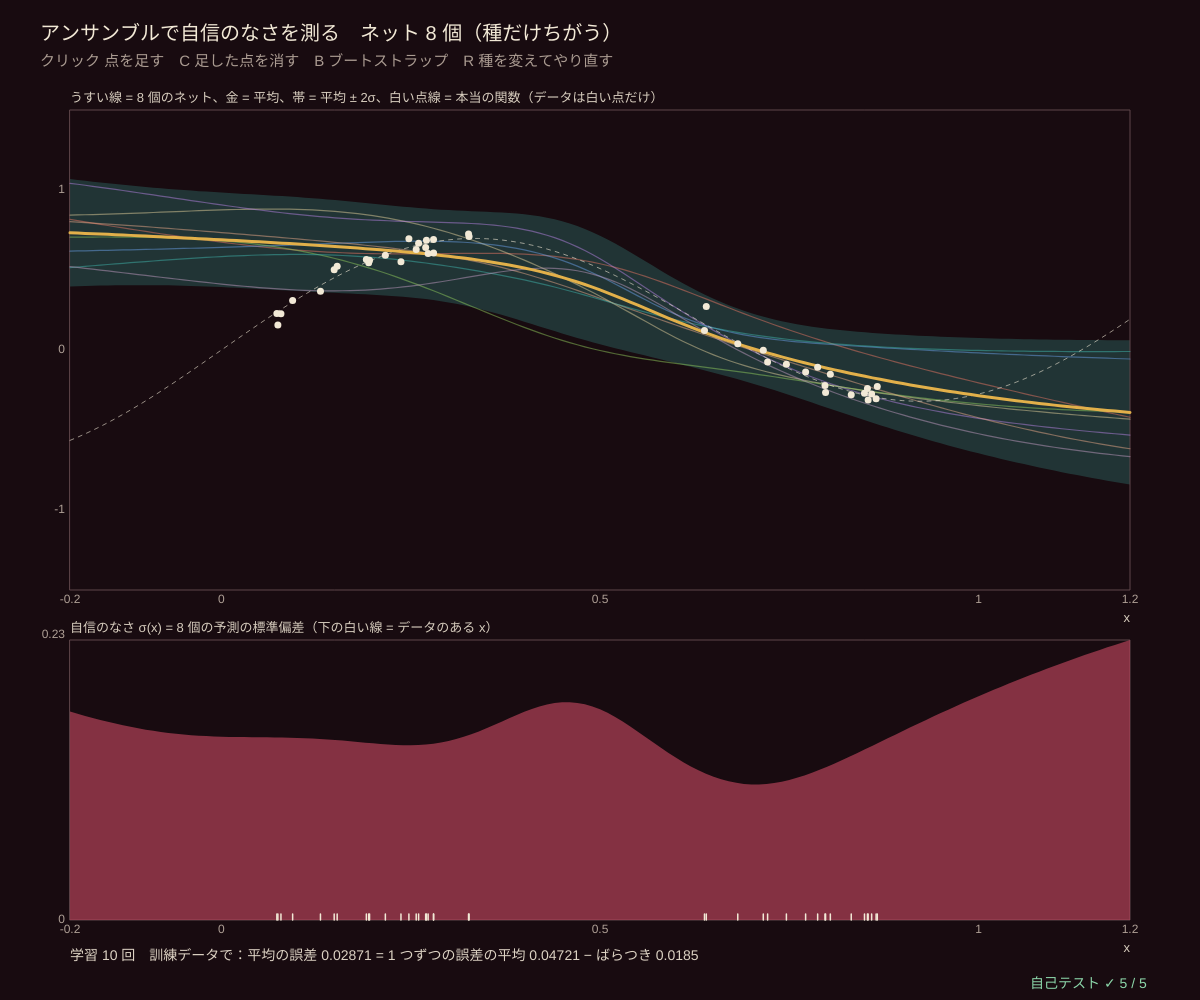
Frame 1 (no input)
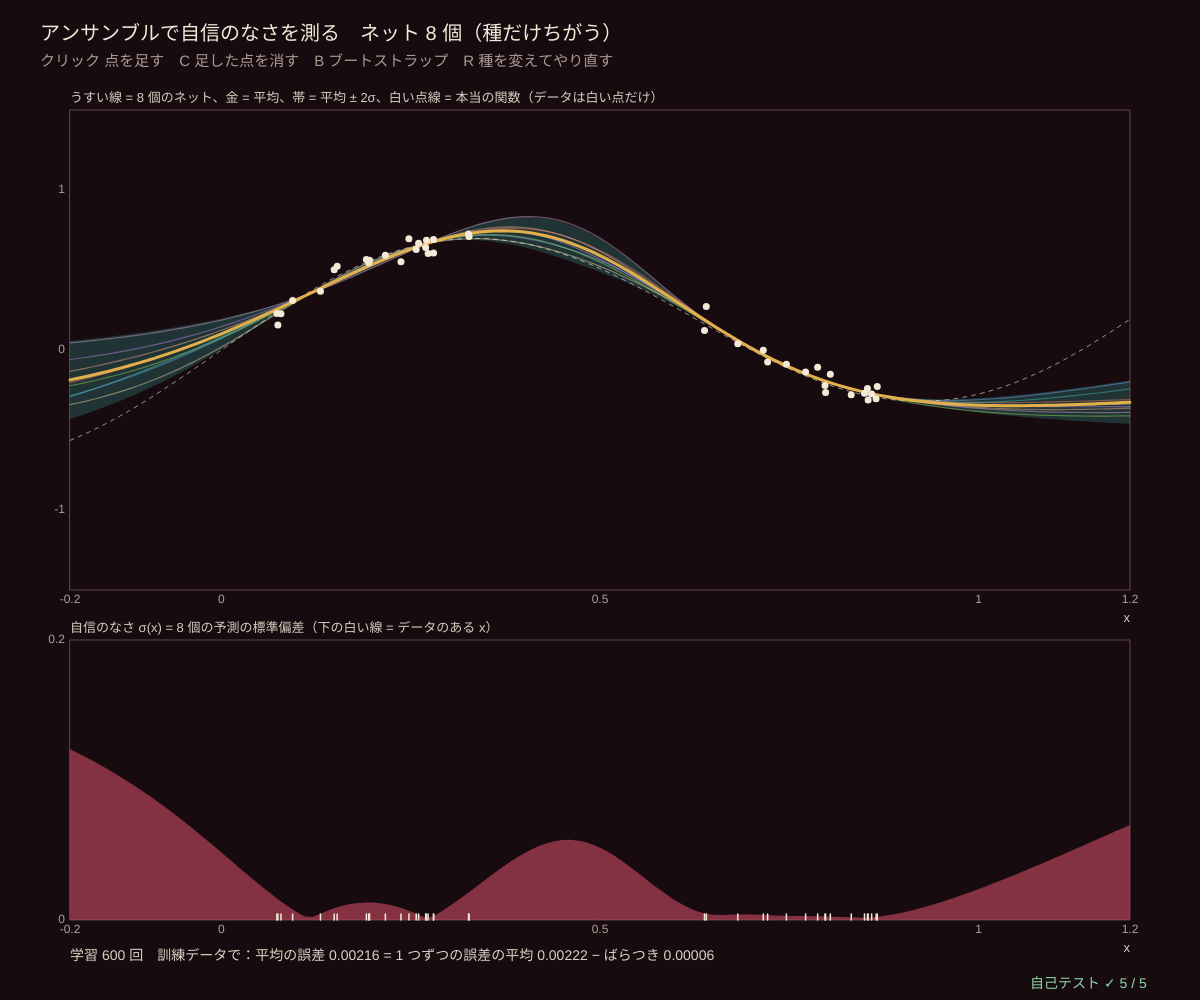
Frame 60 (no input)
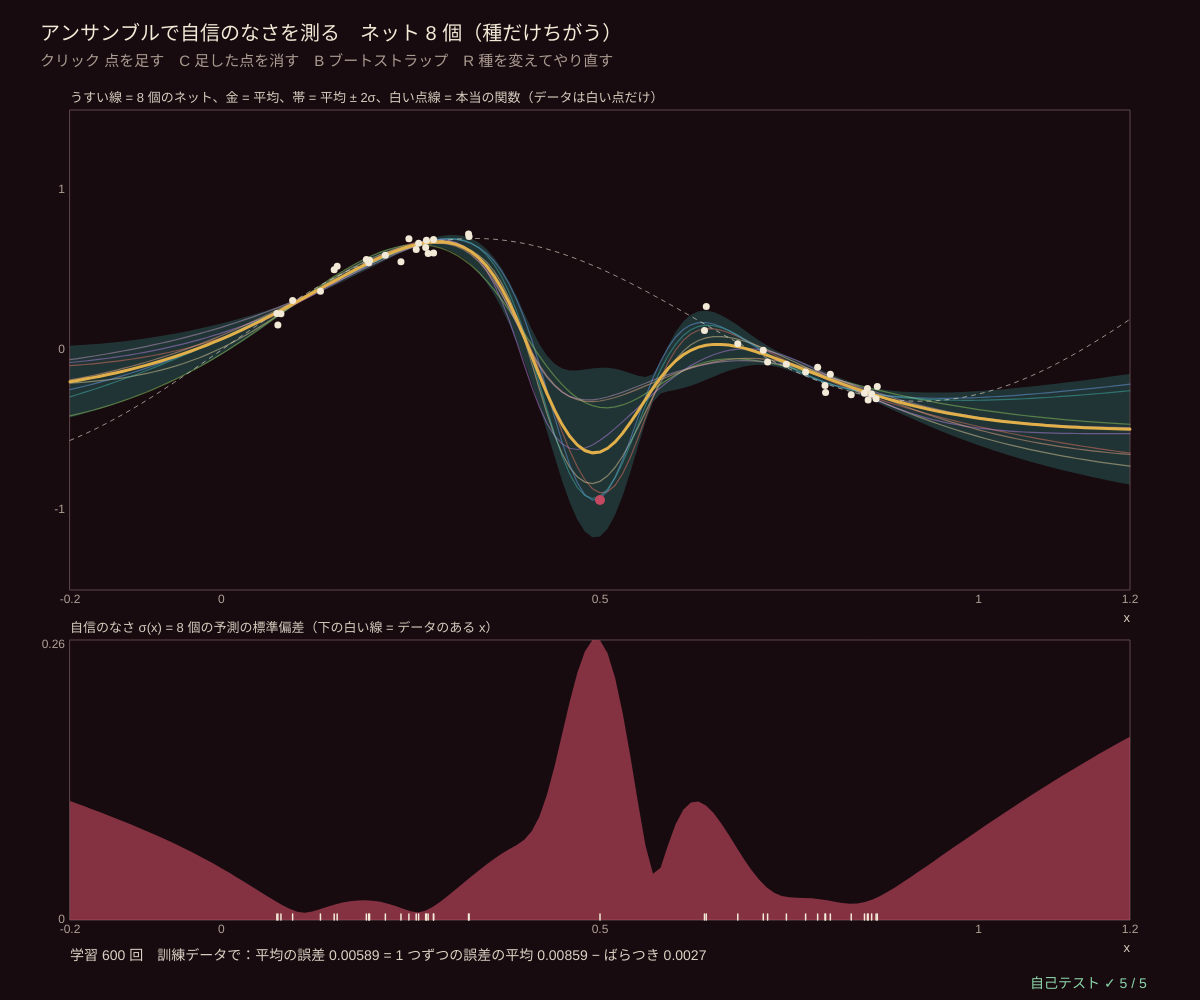
Frame 120 (the mouse pressed at the canvas centre since frame 60)

The p5.js sketch that drew these frames (run headless with seeded random() and noise() and a simulated clock; from frame 60 on, the mouse is pressed at the canvas centre):

// p5.js sketch
// ── sketch.js
// ============================================
// 13 アンサンブルで「自信のなさ」を測る ─ 種（シード）だけがちがう小さなニューラルネットを 8 個、同じデータで学習
// データのある所では 8 個ともほぼ同じ答え。データのない所（すき間・外側）では、てんでばらばら
//   → 8 個の予測の標準偏差 σ(x) を「自信のなさ」として使える。1 つのモデルだけでは、どこで自信がないか分からない
//   金 = 8 個の平均、帯 = 平均 ± 2σ、下のグラフ = σ(x)。クリックで点を足すと、そこの σ が小さくなる
//   アンビギュイティ分解（00 の多様性予測定理と同じ式）：平均の誤差 = 1 つずつの誤差の平均 − ばらつき（どの点でもぴったり）
// クリック 点を足す / C 足した点を消す / B ブートストラップ（ネットごとにデータを引き直す）/ R 種を変えてやり直す
// ============================================

const N_NETS = 8, HID = 20, LR = 0.01;                 // ★ ネットの数、隠れ層の大きさ、学習率
let seedBase = 1, bootOn = false, base = [], added = [], nets = [], sets = [], iters = 0, plotBoxG = null;
const NET_COL = [[240, 120, 100], [236, 214, 160], [110, 165, 240], [190, 135, 235], [150, 210, 95], [245, 175, 140], [64, 186, 176], [200, 160, 200]];
const XS = Array.from({ length: 141 }, (_, i) => -0.2 + (1.4 * i) / 140);   // 描く x（データの外側 −0.2〜1.2 まで）
function ftrue(x) { return Math.sin(5 * x) * 0.6 + 0.3 * x; }   // ★ 本当の関数

function setup() { createCanvas(windowWidth, windowHeight); textWrap(CHAR); pixelDensity(1); selfTest(); restart(); }
function makeGap(seed) {               // データは 2 つの区間だけ（まん中と外側にすき間）
  seedRng(seed); let pts = [];
  for (let i = 0; i < 40; i++) { let x = i < 22 ? 0.05 + 0.3 * rnd() : 0.62 + 0.25 * rnd(); pts.push([x, ftrue(x) + 0.05 * rndGauss()]); }
  return pts;
}
function inp(x) { return [2 * x - 1]; }   // ネットへの入力は [−1, 1] に直す
function restart() { base = makeGap(4); added = []; resetNets(); }
function resetNets() {
  nets = []; sets = []; iters = 0;
  let pts = base.concat(added);
  for (let k = 0; k < N_NETS; k++) {
    nets.push(makeMLP(1, HID, false, seedBase * 1000 + k));          // ★ ちがうのは種だけ
    seedRng(seedBase * 77 + k); let use = bootOn ? pts.map(() => pts[Math.floor(rnd() * pts.length)]) : pts;
    sets.push({ X: use.map((p) => inp(p[0])), y: use.map((p) => p[1]) });
  }
}
function preds(x) { return nets.map((n) => mlpOut(n, inp(x))); }
function sdOf(a) { return Math.sqrt(varOf(a)); }

function draw() {
  background(...BG_COL);
  if (iters < 3000) { nets.forEach((n, k) => mlpTrain(n, sets[k].X, sets[k].y, 10, LR)); iters += 10; }   // 1 フレームに 10 回ずつ
  let P = XS.map(preds), mu = P.map(meanOf), sd = P.map(sdOf);
  let g = { x: 70, y: 110, w: width - 140, h: height * 0.48, x0: -0.2, x1: 1.2, y0: -1.5, y1: 1.5 };
  // 帯 ±2σ
  noStroke(); fill(...TEAL, 60); beginShape(); XS.forEach((x, q) => vertex(gX(g, x), gY(g, mu[q] + 2 * sd[q]))); for (let q = XS.length - 1; q >= 0; q--) vertex(gX(g, XS[q]), gY(g, mu[q] - 2 * sd[q])); endShape(CLOSE);
  plotAxes(g, 'x', 'うすい線 = 8 個のネット、金 = 平均、帯 = 平均 ± 2σ、白い点線 = 本当の関数（データは白い点だけ）', [-0.2, 0, 0.5, 1, 1.2], [-1, 0, 1]);
  for (let k = 0; k < N_NETS; k++) { stroke(...NET_COL[k % NET_COL.length], 120); strokeWeight(1.2); polyline(XS.map((x, q) => [gX(g, x), gY(g, P[q][k])])); }
  stroke(...INK, 150); strokeWeight(1); drawingContext.setLineDash([4, 5]); polyline(XS.map((x) => [gX(g, x), gY(g, ftrue(x))])); drawingContext.setLineDash([]);
  stroke(...GOLD); strokeWeight(3); polyline(XS.map((x, q) => [gX(g, x), gY(g, mu[q])]));
  noStroke(); fill(...INK); base.forEach((p) => circle(gX(g, p[0]), gY(g, p[1]), 7)); fill(...WINE); added.forEach((p) => circle(gX(g, p[0]), gY(g, p[1]), 10));
  // ---- 下：σ(x)
  let g2 = { x: g.x, y: g.y + g.h + 50, w: g.w, h: Math.max(70, height - g.y - g.h - 130), x0: -0.2, x1: 1.2, y0: 0, y1: Math.max(0.2, ...sd) };
  plotAxes(g2, 'x', '自信のなさ σ(x) = 8 個の予測の標準偏差（下の白い線 = データのある x）', [-0.2, 0, 0.5, 1, 1.2], [0, +g2.y1.toFixed(2)]);
  noStroke(); fill(...WINE, 160); beginShape(); vertex(gX(g2, XS[0]), gY(g2, 0)); XS.forEach((x, q) => vertex(gX(g2, x), gY(g2, sd[q]))); vertex(gX(g2, XS[XS.length - 1]), gY(g2, 0)); endShape(CLOSE);
  stroke(...INK); strokeWeight(1.5); base.concat(added).forEach((p) => line(gX(g2, p[0]), g2.y + g2.h - 6, gX(g2, p[0]), g2.y + g2.h));
  // ---- 数字
  let pts = base.concat(added), amb = ambiguity(pts);
  noStroke(); fill(220, 210, 195); textSize(14); textAlign(LEFT, BASELINE);
  text('学習 ' + iters + ' 回　訓練データで：平均の誤差 ' + fmtNum(amb.ens, 5) + ' = 1 つずつの誤差の平均 ' + fmtNum(amb.avg, 5) + ' − ばらつき ' + fmtNum(amb.amb, 5), g.x, height - 40);
  fill(...INK); textSize(20); text('アンサンブルで自信のなさを測る　ネット ' + N_NETS + ' 個（種だけちがう）' + (bootOn ? '＋ブートストラップ' : ''), 40, 40);
  fill(170, 155, 145); textSize(15); text('クリック 点を足す　C 足した点を消す　B ブートストラップ　R 種を変えてやり直す', 40, 66);
  drawSelfTest(width - 170, height - 12);
  plotBoxG = g;
}
// ★ アンビギュイティ分解：(平均 − y)² = 平均ₖ (fₖ − y)² − 平均ₖ (fₖ − 平均)²（点ごとに成り立つ → 全部の点で平均）
function ambiguity(pts) {
  let ens = 0, avg = 0, amb = 0;
  for (let p of pts) { let f = preds(p[0]), m = meanOf(f); ens += (m - p[1]) ** 2; avg += meanOf(f.map((v) => (v - p[1]) ** 2)); amb += varOf(f); }
  let n = pts.length || 1; return { ens: ens / n, avg: avg / n, amb: amb / n };
}
function mousePressed() {
  if (!plotBoxG) return;
  let x = (mouseX - plotBoxG.x) / plotBoxG.w * 1.4 - 0.2, y = 1.5 - ((mouseY - plotBoxG.y) / plotBoxG.h) * 3;
  if (x > -0.2 && x < 1.2 && y > -1.5 && y < 1.5 && added.length < 40) { added.push([x, y]); resetNets(); }
}
function keyPressed() {
  if (key === 'c' || key === 'C') { added = []; resetNets(); }
  if (key === 'b' || key === 'B') { bootOn = !bootOn; resetNets(); }
  if (key === 'r' || key === 'R') { seedBase++; resetNets(); }
  return false;
}

// ---- 自己テスト
function selfTest() {
  selfTestResults = [];
  let net = makeMLP(1, 6, false, 3), X = [[-0.5], [0.1], [0.7]], y = [0.2, -0.3, 0.5], G = mlpParams(mlpGrad(net, X, y)), p = mlpParams(net), worst = 0;
  p.forEach((v, q) => { let h = 1e-6, a = p.slice(), b = p.slice(); a[q] = v + h; b[q] = v - h; mlpSetParams(net, a); let la = mlpLoss(net, X, y); mlpSetParams(net, b); let lb = mlpLoss(net, X, y); mlpSetParams(net, p); worst = Math.max(worst, Math.abs((la - lb) / (2 * h) - G[q]) / Math.max(1e-4, Math.abs(G[q]))); });
  check('誤差逆伝播の勾配 = 数値微分（回帰、全 ' + p.length + ' パラメータ、相対誤差 ' + worst.toExponential(1) + '）', worst < 1e-5);
  base = makeGap(4); added = []; nets = []; sets = [];
  let pts = base, Xs = pts.map((q) => inp(q[0])), ys = pts.map((q) => q[1]);
  for (let k = 0; k < 5; k++) { let n = makeMLP(1, HID, false, 1000 + k); mlpTrain(n, Xs, ys, 1500, LR); nets.push(n); }
  let mses = nets.map((n) => mlpLoss(n, Xs, ys) * 2);
  check('5 個のネットとも訓練の 2 乗誤差 < 0.01（' + mses.map((v) => fmtNum(v, 4)).join(', ') + '）', mses.every((v) => v < 0.01));
  let near0 = meanOf([0.15, 0.25, 0.7, 0.8].map((x) => sdOf(preds(x)))), far = meanOf([0.48, -0.15, 1.15].map((x) => sdOf(preds(x))));
  check('ばらつき σ：データのない所（すき間・外側）' + fmtNum(far, 3) + ' > データのある所 ' + fmtNum(near0, 3) + ' の 5 倍', far > 5 * near0);
  check('データのある所では 5 個ともほぼ同じ（σ < 0.05）', near0 < 0.05);
  let a = ambiguity(pts);
  check('アンビギュイティ分解：平均の誤差 = 1 つずつの誤差の平均 − ばらつき（1e-12）、だから平均は「平均的な 1 つ」より悪くならない', near(a.ens, a.avg - a.amb, 1e-12) && a.ens <= a.avg + 1e-15);
  reportSelfTest();
}

// ---------- やってみよう ----------
// 1. すき間（x = 0.4〜0.6）に点を 1 つクリックしよう。σ の山はどう変わる？
// 2. 外側（x < 0 や x > 1）では σ が大きいまま。「知らない所では自信がない」と言えるのがアンサンブルの強み
// 3. B でブートストラップにすると、データのある所でも少しばらつく。どちらが「自信のなさ」として正直？
// 4. N_NETS を 2 や 20 にすると、σ の形は？ 少なすぎると σ そのものがあてにならない
// 5. 下の式は 00 の多様性予測定理と同じ形。ネットどうしがばらつくほど、平均は 1 つずつより良くなる

// ==================================================
// ここから下は「アンサンブル学習の道具」（中身は読まなくても OK。消さないでね）
// ==================================================
// ---- 小さな道具：はさむ・合計・平均・いちばん大きい番号・数の表示
function clampv(v, a, b) { return v < a ? a : v > b ? b : v !== v ? a : v; }     // NaN なら a に戻す
function sumArr(a) { let s = 0; for (let v of a) s += v; return s; }
function meanOf(a) { return a.length ? sumArr(a) / a.length : 0; }
function varOf(a) { let m = meanOf(a), s = 0; for (let v of a) s += (v - m) * (v - m); return a.length ? s / a.length : 0; }   // ÷n の分散
function argMaxArr(a) { let b = 0; for (let i = 1; i < a.length; i++) if (a[i] > a[b]) b = i; return b; }   // 同点なら小さい番号
function sigm(z) { return 1 / (1 + Math.exp(-clampv(z, -40, 40))); }
function fmtNum(v, d) { if (typeof v !== 'number' || !isFinite(v)) return '?'; let s = (+v.toFixed(d === undefined ? 2 : d)).toString(); return s === '-0' ? '0' : s; }
function pctStr(v) { return fmtNum(100 * v, 1) + '%'; }
// ---- 種つきの乱数（同じ種なら毎回同じ列）
let rngState = 1;
function seedRng(s) { rngState = (s >>> 0) || 1; }
function rnd() {                       // 0〜1 の一様乱数（mulberry32）
  rngState = (rngState + 0x6d2b79f5) >>> 0;
  let t = rngState;
  t = Math.imul(t ^ (t >>> 15), t | 1);
  t ^= t + Math.imul(t ^ (t >>> 7), t | 61);
  return ((t ^ (t >>> 14)) >>> 0) / 4294967296;
}
function rndInt(a, b) { return a + Math.floor(rnd() * (b - a + 1)); }
function rndGauss() { let u = Math.max(1e-12, rnd()), v = rnd(); return Math.sqrt(-2 * Math.log(u)) * Math.cos(2 * Math.PI * v); }   // 標準正規分布
function shuffleArr(a) { for (let i = a.length - 1; i > 0; i--) { let j = Math.floor(rnd() * (i + 1)); [a[i], a[j]] = [a[j], a[i]]; } return a; }
// ---- 隠れ層 1 層のニューラルネット（tanh）。cls = true なら出力はシグモイド（交差エントロピー）、false なら直線（2 乗誤差 / 2）
// 学習はフルバッチの Adam。mlpTrain(net, X, y, 回数) を 1 フレームに少しずつ呼べば画面は止まらない
function makeMLP(nIn, nH, cls, seed) {
  seedRng(seed);
  let s1 = 1.5 / Math.sqrt(nIn), net = { nIn, nH, cls, W1: [], b1: [], W2: [], b2: 0, t: 0, ad: null };
  for (let j = 0; j < nH; j++) { net.W1.push(Array.from({ length: nIn }, () => s1 * rndGauss())); net.b1.push(0.5 * rndGauss()); net.W2.push(rndGauss() / Math.sqrt(nH)); }
  return net;
}
function mlpOut(net, x) {
  let o = net.b2;
  for (let j = 0; j < net.nH; j++) { let z = net.b1[j]; for (let k = 0; k < net.nIn; k++) z += net.W1[j][k] * x[k]; o += net.W2[j] * Math.tanh(z); }
  return net.cls ? sigm(o) : o;
}
function mlpLoss(net, X, y) {
  let L = 0;
  for (let i = 0; i < X.length; i++) { let p = mlpOut(net, X[i]); L += net.cls ? -(y[i] ? Math.log(Math.max(1e-12, p)) : Math.log(Math.max(1e-12, 1 - p))) : 0.5 * (p - y[i]) ** 2; }
  return X.length ? L / X.length : 0;
}
// 誤差逆伝播：平均の損失の勾配（W1, b1, W2, b2 と同じ形）
function mlpGrad(net, X, y) {
  let g = { W1: net.W1.map((r) => r.map(() => 0)), b1: net.b1.map(() => 0), W2: net.W2.map(() => 0), b2: 0 }, h = new Array(net.nH), n = X.length || 1;
  for (let i = 0; i < X.length; i++) {
    let x = X[i], o = net.b2;
    for (let j = 0; j < net.nH; j++) { let z = net.b1[j]; for (let k = 0; k < net.nIn; k++) z += net.W1[j][k] * x[k]; h[j] = Math.tanh(z); o += net.W2[j] * h[j]; }
    let d = ((net.cls ? sigm(o) : o) - y[i]) / n;              // どちらの損失でも出力の誤差は (予測 − 正解)
    g.b2 += d;
    for (let j = 0; j < net.nH; j++) { g.W2[j] += d * h[j]; let dz = d * net.W2[j] * (1 - h[j] * h[j]); g.b1[j] += dz; for (let k = 0; k < net.nIn; k++) g.W1[j][k] += dz * x[k]; }
  }
  return g;
}
function mlpParams(o) { return [].concat(...o.W1, o.b1, o.W2, [o.b2]); }   // 全部のパラメータを 1 列に
function mlpSetParams(net, p) { let q = 0; for (let j = 0; j < net.nH; j++) for (let k = 0; k < net.nIn; k++) net.W1[j][k] = p[q++]; for (let j = 0; j < net.nH; j++) net.b1[j] = p[q++]; for (let j = 0; j < net.nH; j++) net.W2[j] = p[q++]; net.b2 = p[q++]; }
function mlpTrain(net, X, y, iters, lr, wd) {   // Adam（β1 = 0.9, β2 = 0.999）、wd = 重みの減衰
  let p = mlpParams(net);
  if (!net.ad) net.ad = { m: p.map(() => 0), v: p.map(() => 0) };
  for (let it = 0; it < iters; it++) {
    let g = mlpParams(mlpGrad(net, X, y)); net.t++;
    let b1t = 1 - Math.pow(0.9, net.t), b2t = 1 - Math.pow(0.999, net.t);
    for (let q = 0; q < p.length; q++) {
      let gq = g[q] + (wd || 0) * p[q];
      net.ad.m[q] = 0.9 * net.ad.m[q] + 0.1 * gq; net.ad.v[q] = 0.999 * net.ad.v[q] + 0.001 * gq * gq;
      p[q] = clampv(p[q] - (lr || 0.02) * (net.ad.m[q] / b1t) / (Math.sqrt(net.ad.v[q] / b2t) + 1e-8), -50, 50);
    }
    mlpSetParams(net, p);
  }
}
// ---- 描く道具：色（オーケストラ：えんじ色の黒、象牙色、金管の金、弦の青緑）、領域の絵、点
const BG_COL = [24, 11, 16];                                     // 背景（えんじ色の黒）
const INK = [242, 233, 214], GOLD = [226, 176, 74], TEAL = [64, 186, 176], WINE = [196, 72, 96];
const CLS_COL = [[226, 170, 70], [60, 182, 176]];                // ★ クラス 0（金）・クラス 1（青緑）の色
function probCol(p, k) {             // クラス 1 の確率 → 背景と混ぜた色（k = 濃さ）
  let c = [], a = clampv(k === undefined ? 0.55 : k, 0, 1) * Math.abs(2 * p - 1) + 0.12;
  for (let q = 0; q < 3; q++) c.push(BG_COL[q] + ((p > 0.5 ? CLS_COL[1][q] : CLS_COL[0][q]) - BG_COL[q]) * a);
  return c;
}
// img の全部の画素に fn(u, v) → [r, g, b] を塗る（u は右向き、v は上向き、どちらも 0〜1）
function paintImage(img, fn) {
  img.loadPixels();
  let W = img.width, H = img.height;
  for (let py = 0; py < H; py++) for (let px = 0; px < W; px++) {
    let c = fn((px + 0.5) / W, 1 - (py + 0.5) / H), i = 4 * (px + W * py);
    img.pixels[i] = c[0]; img.pixels[i + 1] = c[1]; img.pixels[i + 2] = c[2]; img.pixels[i + 3] = 255;
  }
  img.updatePixels();
}
function toPx(bx, u, v) { return [bx.x + u * bx.w, bx.y + (1 - v) * bx.h]; }   // [0,1]² → 画面
function fromPx(bx, px, py) { return [(px - bx.x) / bx.w, 1 - (py - bx.y) / bx.h]; }
function drawPoints(bx, X, y, r) {
  stroke(10); strokeWeight(1);
  for (let i = 0; i < X.length; i++) { let p = toPx(bx, X[i][0], X[i][1]); fill(...CLS_COL[y[i]]); circle(p[0], p[1], r); }
}
function frameBox(bx, col) { noFill(); stroke(...(col || [110, 80, 85])); strokeWeight(1); rect(bx.x, bx.y, bx.w, bx.h); }
// ---- グラフの道具：g = { x, y, w, h, x0, x1, y0, y1 }
function gX(g, v) { return g.x + clampv((v - g.x0) / (g.x1 - g.x0), -0.02, 1.02) * g.w; }
function gY(g, v) { return g.y + g.h - clampv((v - g.y0) / (g.y1 - g.y0), -0.02, 1.02) * g.h; }
function plotAxes(g, xl, yl, xt, yt) {
  stroke(95, 70, 75); strokeWeight(1); noFill(); rect(g.x, g.y, g.w, g.h);
  noStroke(); fill(175, 160, 150); textSize(12); textAlign(CENTER, TOP);
  for (let v of xt) text(+v.toPrecision(3), gX(g, v), g.y + g.h + 4);
  textAlign(RIGHT, CENTER);
  for (let v of yt) text(+v.toPrecision(3), g.x - 5, gY(g, v));
  textAlign(LEFT, BASELINE); fill(215, 205, 190); textSize(13);
  text(xl, g.x + g.w - textWidth(xl), g.y + g.h + 32); text(yl, g.x, g.y - 8);
}
function polyline(pts) {               // 点が 2 つ以上あるときだけ折れ線を描く（空の beginShape を作らない）
  if (pts.length < 2) return;
  noFill(); beginShape(); for (let p of pts) vertex(p[0], p[1]); endShape();
}
function legend(x, y, items) {         // items = [[色, 名前], …]
  textSize(13); textAlign(LEFT, CENTER); noStroke();
  items.forEach(([c, s], k) => { fill(...c); rect(x, y + 20 * k - 5, 14, 10, 2); fill(220, 210, 195); text(s, x + 22, y + 20 * k); });
}
// ---- 自己テストの道具
let selfTestResults = [];
function check(name, cond) { selfTestResults.push({ name, ok: !!cond }); }
function near(a, b, tol) { return a !== null && a !== undefined && isFinite(a) && Math.abs(a - b) <= (tol === undefined ? 1e-9 : tol); }
function noNaN(v) { return Array.isArray(v) || ArrayBuffer.isView(v) ? Array.from(v).every(noNaN) : !(typeof v === 'number' && !isFinite(v)); }
function reportSelfTest() { for (let r of selfTestResults) (r.ok ? console.log : console.error)((r.ok ? '✓ ' : '✗ ') + r.name); }
function selfTestLine() { let n = selfTestResults.filter((r) => r.ok).length; return '自己テスト ' + (n === selfTestResults.length ? '✓ ' : '✗ ') + n + ' / ' + selfTestResults.length; }
function drawSelfTest(x, y) { noStroke(); fill(selfTestResults.every((r) => r.ok) ? color(140, 215, 170) : color(255, 90, 110)); textSize(14); textAlign(LEFT, BASELINE); text(selfTestLine(), x, y); }
